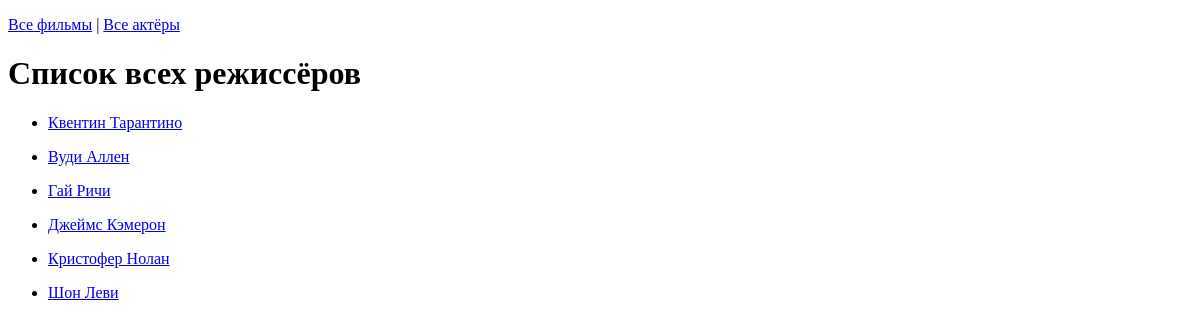
/directors/, run on an earlier commit of the app's database.
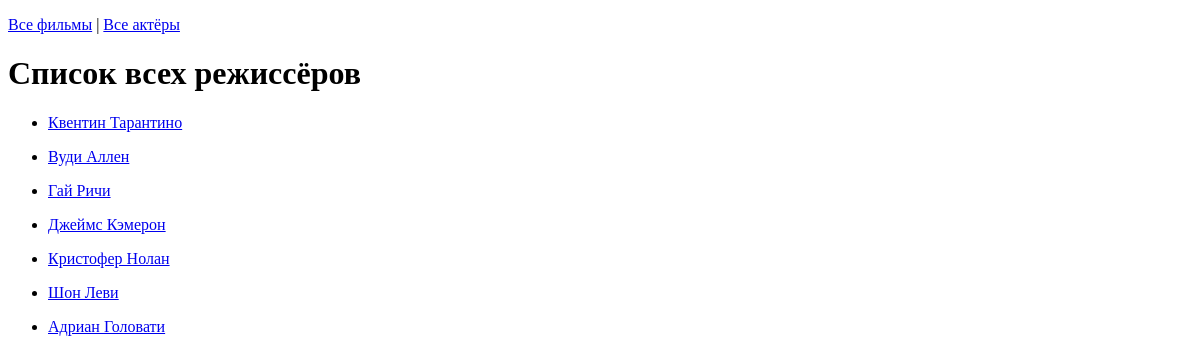
And on a later commit of the database.
### movie_app/models.py (models this page shows)
class Director(models.Model):
    first_name = models.CharField(max_length=100)
    last_name = models.CharField(max_length=100)
    director_email = models.EmailField()
    def __str__(self):
        return f"{self.first_name} {self.last_name}"
    def get_url(self):
        return reverse('режиссёр', args=[self.id])

### movie_app/views.py (the view)
# urls.py: path('directors/', views.directors_display, name="все режиссёры"),
def directors_display(request):
    return render(request, 'movie_app/directors.html', {
        'directors': Director.objects.all()
    })

### movie_app/templates/movie_app/directors.html (shortened to what this page needs)
{% extends 'movie_app/base.html'%}
{% block content %}
    <p>
        <a href="/">Все фильмы</a> |
        <a href="{% url 'актёры' %}">Все актёры</a>
    </p>
    <h1>Список всех режиссёров</h1>
    {%for director in directors%}
        <ul>
            <li><a href="{{director.get_url}}">{{director}}</a></li>
        </ul>
    {%endfor%}
{% endblock %}

What changed in the data, as far as the page shows it:
added Director: first_name+last_name "Адриан Головати"
